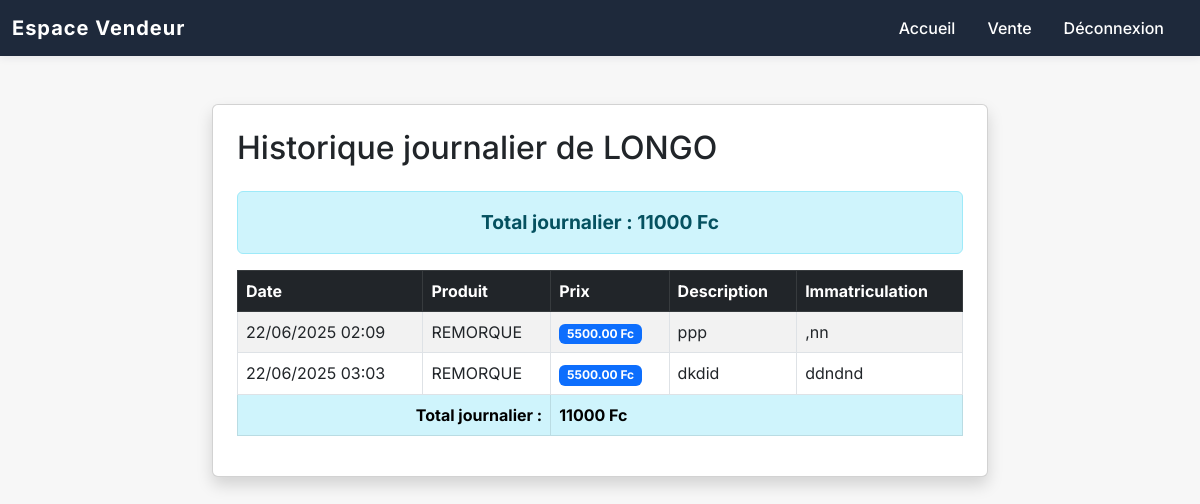
The app's page /api/historique-vente/ (signed in), older data.
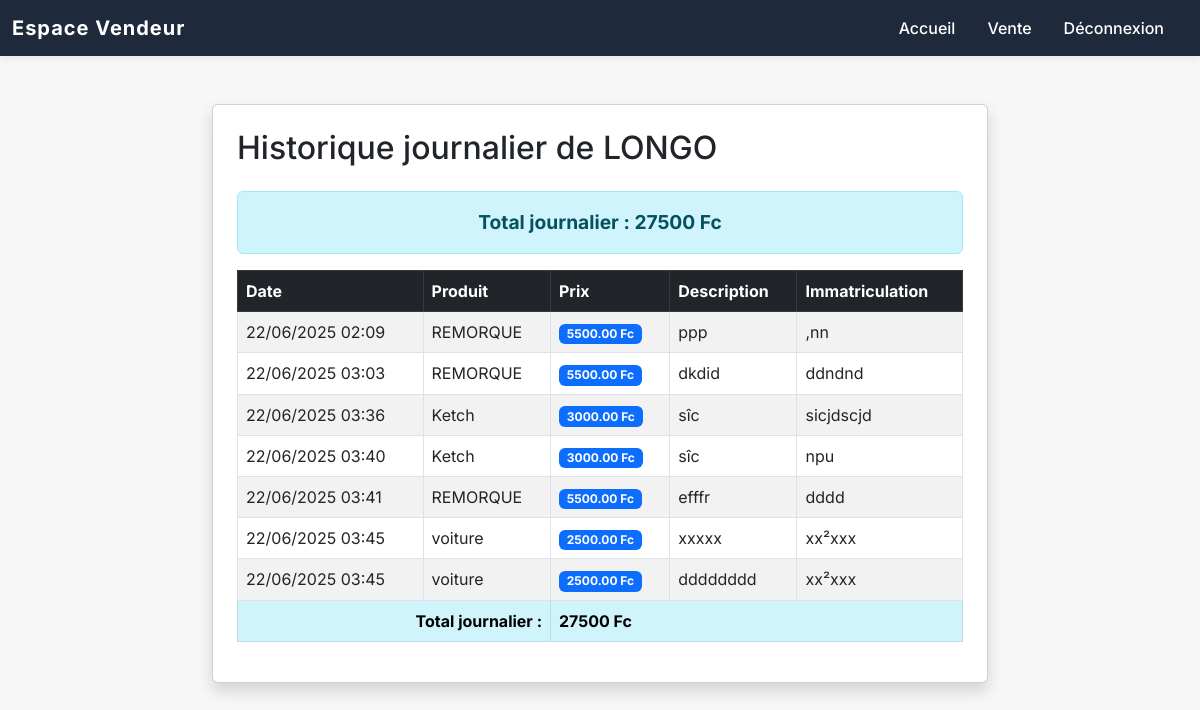
The same page, newer data.
### apps/sales/models.py (models this page shows, shortened)
class Sale(models.Model):
    produit = models.ForeignKey('Produit', on_delete=models.CASCADE)  # Champ correct
    seller = models.ForeignKey('Vendeur', on_delete=models.CASCADE)
    description = models.TextField(default="Aucune description")
    license_plate = models.CharField(max_length=20)
    price = models.DecimalField(max_digits=10, decimal_places=2, default=0.0)
    created_at = models.DateTimeField(auto_now_add=True)
    SOURCE_CHOICES = [
        ('POS', 'Point of Sale'),
        ('WEB', 'Web'),
        ('OTHER', 'Autre'),
    ]
    source = models.CharField(max_length=10, choices=SOURCE_CHOICES, default='WEB')

class Produit(models.Model):
    nom_produit = models.CharField(max_length=100)  # Nom du produit
    prix = models.DecimalField(max_digits=10, decimal_places=2, default=0.0)  # Prix par défaut
    default_description = models.TextField(blank=True, null=True)  # Description par défaut
    created_at = models.DateTimeField(default=now)  # Utiliser timezone.now comme valeur par défaut

### apps/sales/views.py (the view)
    def _wrapped_view(request, *args, **kwargs):
        if not request.session.get('vendeur_id'):
            return redirect('identification_vendeur')
        return view_func(request, *args, **kwargs)

### apps/sales/views.py (called while the page is built)
def vendeur_required(view_func):
    def _wrapped_view(request, *args, **kwargs):
        if not request.session.get('vendeur_id'):
            return redirect('identification_vendeur')
        return view_func(request, *args, **kwargs)
    return _wrapped_view

@vendeur_required
def historique_vente(request):
    vendeur_id = request.session.get('vendeur_id')
    if not vendeur_id:
        return redirect('identification_vendeur')
    vendeur = Vendeur.objects.get(id=vendeur_id)
    date_debut = request.GET.get('date_debut')
    date_fin = request.GET.get('date_fin')
    ventes = Sale.objects.filter(seller=vendeur)
    if date_debut and date_fin:
        ventes = ventes.filter(created_at__date__gte=date_debut, created_at__date__lte=date_fin)
    else:
        today = timezone.now().date()
        ventes = ventes.filter(created_at__date=today)
    total_journalier = ventes.aggregate(total=Sum('price'))['total'] or 0
    return render(request, 'historique_vente.html', {
        'vendeur': vendeur,
        'ventes': ventes,
        'total_journalier': total_journalier,
        'date_debut': date_debut,
        'date_fin': date_fin,
    })

### apps/sales/templates/historique_vente.html (shortened to what this page needs)
<!DOCTYPE html>
<html lang="fr">
<headcharset="UTF-8">
    <link href="https://cdn.jsdelivr.net/npm/bootstrap@5.3.0-alpha3/dist/css/bootstrap.min.css" rel="stylesheet">
</head>
<body>
<nav class="navbar navbar-expand-lg custom-navbar mb-4">
  <div class="container-fluid">
    <a class="navbar-brand" href="{% url 'accueil_vendeur' %}">Espace Vendeur</a>
    <div class="collapse navbar-collapse" id="navbarNav">
      <ul class="navbar-nav ms-auto">
        <li class="nav-item"><a class="nav-link {% if request.resolver_match.url_name == 'accueil_vendeur' %}active{% endif %}" href="{% url 'accueil_vendeur' %}">Accueil</a></li>
        <li class="nav-item"><a class="nav-link {% if request.resolver_match.url_name == 'effectuer_vente' %}active{% endif %}" href="{% url 'effectuer_vente' %}">Vente</a></li>
        <li class="nav-item"><a class="nav-link text-danger" href="{% url 'logout_vendeur' %}">Déconnexion</a></li>
      </ul>
    </div>
  </div>
</nav>
<div class="container mt-5" style="max-width:800px;">
    <div class="card shadow p-4">
        <div class="d-flex justify-content-between align-items-center mb-4">
            <h2 class="mb-0">Historique journalier de {{ vendeur.nom_du_vendeur }}</h2>
        </div>
        {% if ventes %}
        <div class="alert alert-info text-center fw-bold" style="font-size:1.2rem;">Total journalier : {{ total_journalier }} Fc</div>
        {% endif %}
        <table class="table table-striped table-bordered align-middle">
            <thead class="table-dark">
                <tr>
                    <th>Date</th>
                    <th>Produit</th>
                    <th>Prix</th>
                    <th>Description</th>
                    <th>Immatriculation</th>
                </tr>
            </thead>
            <tbody>
                {% for vente in ventes %}
                <tr>
                    <td>{{ vente.created_at|date:'d/m/Y H:i' }}</td>
                    <td>{{ vente.produit.nom_produit }}</td>
                    <td><span class="badge bg-primary">{{ vente.price }} Fc</span></td>
                    <td>{{ vente.description }}</td>
                    <td>{{ vente.license_plate }}</td>
                </tr>
                {% empty %}
                <tr><td colspan="5" class="text-center">Aucune vente aujourd'hui.</td></tr>
                {% endfor %}
            </tbody>
            {% if ventes %}
            <tfoot>
                <tr class="table-info">
                    <th colspan="2" class="text-end">Total journalier :</th>
                    <th colspan="3" class="text-start">{{ total_journalier }} Fc</th>
                </tr>
            </tfoot>
            {% endif %}
        </table>
    </div>
</div>
</body>
</html>

Row changes from the older to the newer data that the page shows:
added Sale: created_at "22/06/2025 03:36", produit.nom_produit "Ketch", price "3000.00", description "sîc", license_plate "sicjdscjd"
added Sale: created_at "22/06/2025 03:40", produit.nom_produit "Ketch", price "3000.00", description "sîc", license_plate "npu"
added Sale: created_at "22/06/2025 03:41", produit.nom_produit "REMORQUE", price "5500.00", description "efffr", license_plate "dddd"
added Sale: created_at "22/06/2025 03:45", produit.nom_produit "voiture", price "2500.00", description "xxxxx", license_plate "xx²xxx"
added Sale: created_at "22/06/2025 03:45", produit.nom_produit "voiture", price "2500.00", description "dddddddd", license_plate "xx²xxx"
Text that changed along with them:
{{ total_journalier }}: "11000" → "27500"
